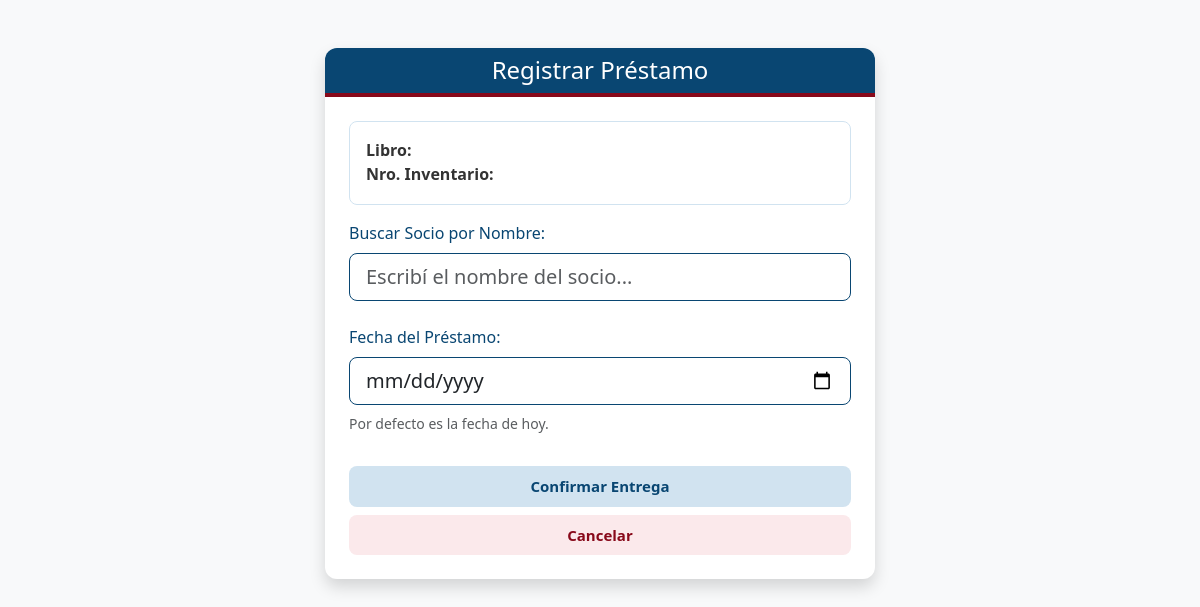
Page /prestar/1 on the earlier database version.
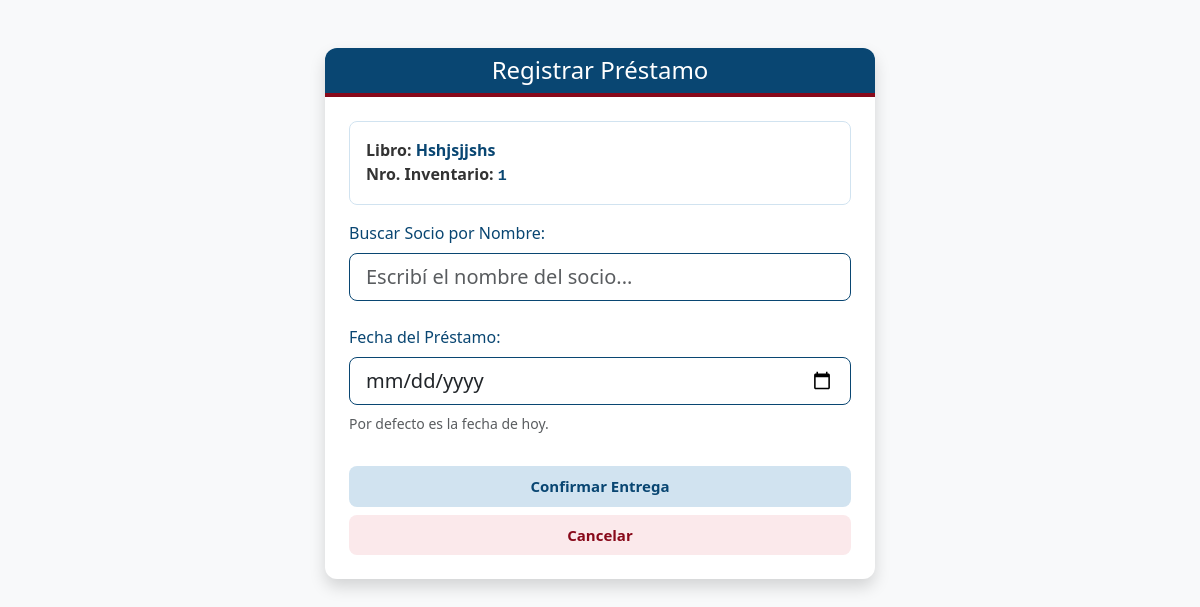
Same page on the later database version.
### tables this page shows
CREATE TABLE Obras (
            mfn INTEGER PRIMARY KEY AUTOINCREMENT,
            titulo TEXT NOT NULL,
            autor TEXT NOT NULL,
            editorial TEXT,
            anio TEXT
        );

CREATE TABLE Ejemplares (
            nro_inventario INTEGER PRIMARY KEY,
            mfn_vinculado INTEGER,
            signatura_topografica TEXT NOT NULL,
            observaciones TEXT,
            FOREIGN KEY (mfn_vinculado) REFERENCES Obras (mfn)
        );

### app.py (the view)
@app.route('/prestar/<int:nro_inventario>')
def formulario_prestamo(nro_inventario):
    conexion = sqlite3.connect("biblioteca.db")
    cursor = conexion.cursor()
    cursor.execute("SELECT o.titulo, e.nro_inventario FROM Ejemplares e JOIN Obras o ON e.mfn_vinculado = o.mfn WHERE e.nro_inventario = ?", (nro_inventario,))
    libro = cursor.fetchone()
    cursor.execute("SELECT id_socio, nombre_completo FROM Socios ORDER BY nombre_completo ASC")
    socios = cursor.fetchall()
    conexion.close()
    return render_template('prestar.html', libro=libro, socios=socios)

### templates/prestar.html (shortened to what this page needs)
<!DOCTYPE html>
<html lang="es">
<head>
<html lang="es">
<head>
    <link href="https://cdn.jsdelivr.net/npm/bootstrap@5.3.0/dist/css/bootstrap.min.css" rel="stylesheet">
</head>
<body class="bg-light">
    <div class="container mt-5">
        <div class="card shadow mx-auto" style="max-width: 550px; border: none; border-radius: 12px; overflow: hidden;">
            <div class="card-header bg-primary text-white text-center">
                <h4 class="mb-0 font-weight-bold">Registrar Préstamo</h4>
            </div>
            <div class="card-body p-4">
                <div class="alert alert-info">
                    <strong>Libro:</strong> <span style="color: #094672; font-weight: bold;">{{ libro[0] }}</span> <br>
                    <strong>Nro. Inventario:</strong> <span style="color: #094672; font-weight: bold; font-family: monospace; font-size: 15px;">{{ libro[1] }}</span>
                </div>
                <form action="/registrar_prestamo" method="POST">
                    <div class="mb-4">
                        <label class="form-label font-weight-bold" style="color: #094672;">Buscar Socio por Nombre:</label>
                        <input class="form-control form-control-lg" list="lista-socios" id="socio-buscador" placeholder="Escribí el nombre del socio..." required style="border: 1px solid #094672; border-radius: 8px;">
                    </div>
                    <div class="d-grid gap-2">
                        <div class="mb-4">
    <label class="form-label font-weight-bold" style="color: #094672;">Fecha del Préstamo:</label>
    <input type="date" name="fecha_prestamo" class="form-control form-control-lg" value="{{ hoy_iso }}" style="border: 1px solid #094672; border-radius: 8px;">
    <small class="text-muted mt-2 d-block">Por defecto es la fecha de hoy.</small>
</div>
                        <button type="submit" class="btn btn-success btn-lg">Confirmar Entrega</button>
                        <a href="/" class="btn btn-outline-secondary btn-lg text-center">Cancelar</a>
                    </div>
                </form>
            </div>
        </div>
    </div>
</body>
</html>

Differences in the rows shown:
added Obras: titulo "Hshjsjjshs"
added Ejemplares: nro_inventario "1"
